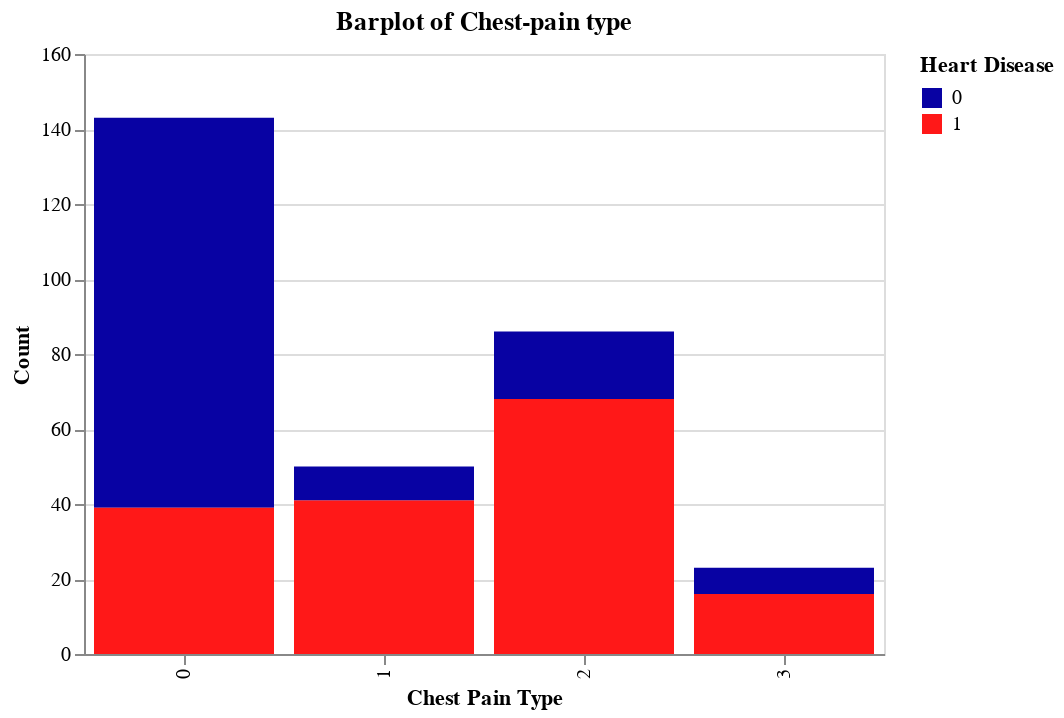

The notebook cell saved with this chart:
### Markdown cell above
##### **3. cp (Chest Pain Type)**

### Code cell
chart = alt.Chart(heart_disease).mark_bar().encode(
    x=alt.X('cp:N', title='Chest Pain Type'),
    y=alt.Y('count(cp):Q', title ='Count'),
    color=alt.Color('target:N', title='Heart Disease', scale=alt.Scale(range=['#0802A3', '#FF1818'])),
    tooltip='count(cp):Q').properties(height=300, width=400, title = 'Barplot of Chest-pain type')

chart

### Figure 1 — Vega-Lite specification as saved in the notebook (floating-point values rounded to 4 significant figures; data arrays with more than 128 entries replaced by an {"elided": "..."} marker saying what was removed)
{"config": {"view": {"continuousWidth": 400, "continuousHeight": 300}}, "data": {"name": "data-ff98e7c4868c1b95efc0dd349d9115a4"}, "mark": "bar", "encoding": {"color": {"field": "target", "scale": {"range": ["#0802A3", "#FF1818"]}, "title": "Heart Disease", "type": "nominal"}, "tooltip": {"aggregate": "count", "field": "cp", "type": "quantitative"}, "x": {"field": "cp", "title": "Chest Pain Type", "type": "nominal"}, "y": {"aggregate": "count", "field": "cp", "title": "Count", "type": "quantitative"}}, "height": 300, "title": "Barplot of Chest-pain type", "width": 400, "$schema": "https://vega.github.io/schema/vega-lite/v4.17.0.json", "datasets": {"data-ff98e7c4868c1b95efc0dd349d9115a4": {"elided": "302 records"}}}
